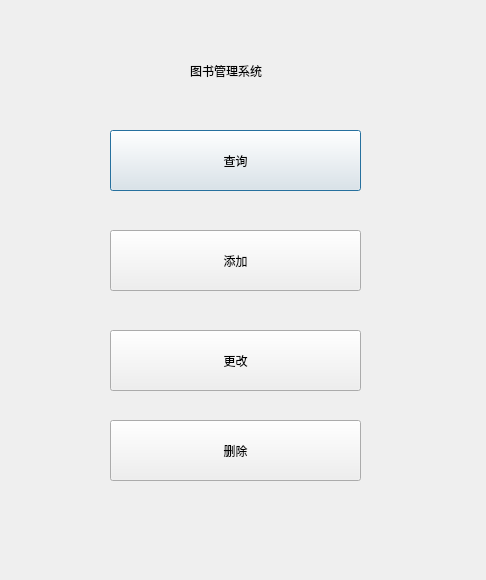
<?xml version="1.0" encoding="UTF-8"?>
<ui version="4.0">
 <class>xxxx</class>
 <widget class="QDialog" name="xxxx">
  <property name="geometry">
   <rect>
    <x>0</x>
    <y>0</y>
    <width>486</width>
    <height>580</height>
   </rect>
  </property>
  <property name="windowTitle">
   <string>图书管理系统</string>
  </property>
  <widget class="QLabel" name="label">
   <property name="geometry">
    <rect>
     <x>190</x>
     <y>40</y>
     <width>131</width>
     <height>61</height>
    </rect>
   </property>
   <property name="text">
    <string>图书管理系统</string>
   </property>
   <property name="textFormat">
    <enum>Qt::AutoText</enum>
   </property>
  </widget>
  <widget class="QPushButton" name="pushButton">
   <property name="geometry">
    <rect>
     <x>110</x>
     <y>130</y>
     <width>251</width>
     <height>61</height>
    </rect>
   </property>
   <property name="text">
    <string>查询</string>
   </property>
  </widget>
  <widget class="QPushButton" name="pushButton_2">
   <property name="geometry">
    <rect>
     <x>110</x>
     <y>230</y>
     <width>251</width>
     <height>61</height>
    </rect>
   </property>
   <property name="text">
    <string>添加</string>
   </property>
  </widget>
  <widget class="QPushButton" name="pushButton_3">
   <property name="geometry">
    <rect>
     <x>110</x>
     <y>330</y>
     <width>251</width>
     <height>61</height>
    </rect>
   </property>
   <property name="text">
    <string>更改</string>
   </property>
  </widget>
  <widget class="QPushButton" name="pushButton_4">
   <property name="geometry">
    <rect>
     <x>110</x>
     <y>420</y>
     <width>251</width>
     <height>61</height>
    </rect>
   </property>
   <property name="text">
    <string>删除</string>
   </property>
  </widget>
 </widget>
 <resources/>
 <connections/>
</ui>
